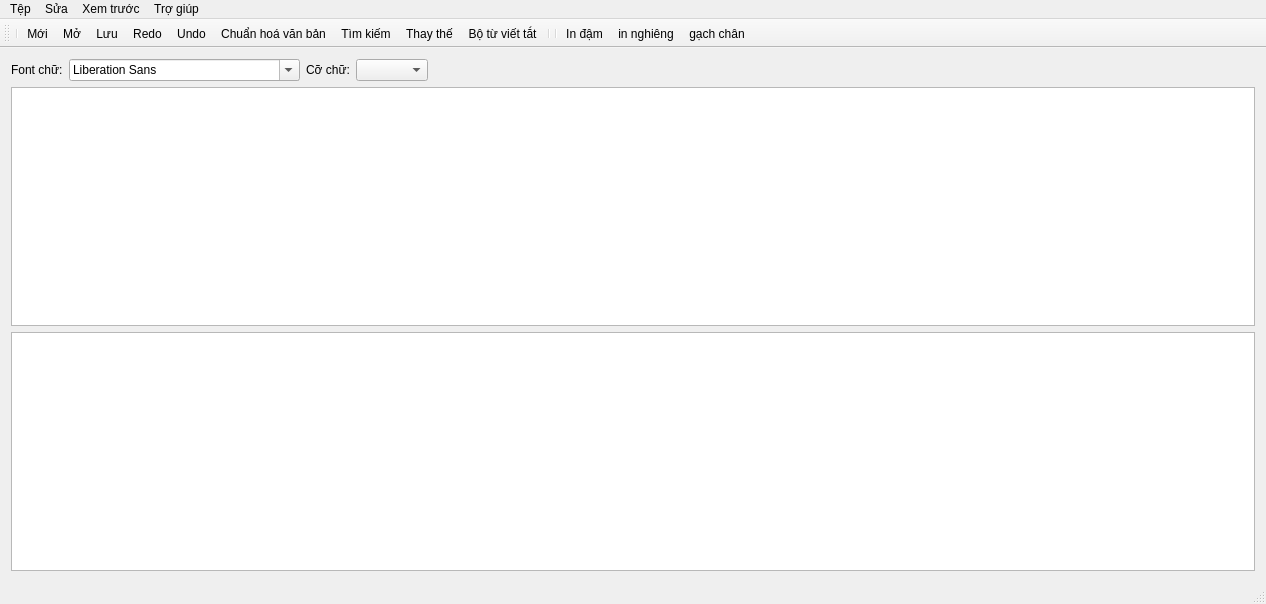
<?xml version="1.0" encoding="UTF-8"?>
<ui version="4.0">
 <class>MainWindow</class>
 <widget class="QMainWindow" name="MainWindow">
  <property name="geometry">
   <rect>
    <x>0</x>
    <y>0</y>
    <width>1266</width>
    <height>604</height>
   </rect>
  </property>
  <property name="windowTitle">
   <string>MainWindow</string>
  </property>
  <property name="windowIcon">
   <iconset resource="res.qrc">
    <normaloff>:/Image/Icon/man_brown.png</normaloff>:/Image/Icon/man_brown.png</iconset>
  </property>
  <widget class="QWidget" name="centralWidget">
   <layout class="QVBoxLayout" name="verticalLayout">
    <item>
     <layout class="QHBoxLayout" name="horizontalLayout">
      <item>
       <widget class="QLabel" name="label">
        <property name="text">
         <string>Font chữ:</string>
        </property>
       </widget>
      </item>
      <item>
       <widget class="QFontComboBox" name="fontComboBox"/>
      </item>
      <item>
       <widget class="QLabel" name="label_2">
        <property name="text">
         <string>Cỡ chữ:</string>
        </property>
       </widget>
      </item>
      <item>
       <widget class="QComboBox" name="comboBoxFont"/>
      </item>
      <item>
       <spacer name="horizontalSpacer">
        <property name="orientation">
         <enum>Qt::Horizontal</enum>
        </property>
        <property name="sizeHint" stdset="0">
         <size>
          <width>40</width>
          <height>20</height>
         </size>
        </property>
       </spacer>
      </item>
      <item>
       <spacer name="horizontalSpacer_2">
        <property name="orientation">
         <enum>Qt::Horizontal</enum>
        </property>
        <property name="sizeHint" stdset="0">
         <size>
          <width>40</width>
          <height>20</height>
         </size>
        </property>
       </spacer>
      </item>
     </layout>
    </item>
    <item>
     <widget class="QTextEdit" name="textEdit">
      <property name="font">
       <font>
        <pointsize>10</pointsize>
       </font>
      </property>
     </widget>
    </item>
    <item>
     <widget class="QTextBrowser" name="textBrowser">
      <property name="font">
       <font>
        <pointsize>10</pointsize>
       </font>
      </property>
     </widget>
    </item>
   </layout>
  </widget>
  <widget class="QMenuBar" name="menuBar">
   <property name="geometry">
    <rect>
     <x>0</x>
     <y>0</y>
     <width>1266</width>
     <height>26</height>
    </rect>
   </property>
   <widget class="QMenu" name="menuT_p">
    <property name="title">
     <string>Tệp</string>
    </property>
    <addaction name="actionNew"/>
    <addaction name="actionOpen"/>
    <addaction name="actionSave"/>
    <addaction name="separator"/>
    <addaction name="actionIn"/>
    <addaction name="actionL_u_d_i_d_ng_PDF"/>
    <addaction name="actionSetting"/>
    <addaction name="actionExit"/>
   </widget>
   <widget class="QMenu" name="menuS_a">
    <property name="title">
     <string>Sửa</string>
    </property>
    <addaction name="actionChuanHoaVanBan"/>
    <addaction name="actionFind"/>
    <addaction name="actionReplace"/>
    <addaction name="separator"/>
    <addaction name="actionUndo"/>
    <addaction name="actionRedo"/>
    <addaction name="actionB"/>
    <addaction name="actionIn_nghi_ng"/>
    <addaction name="actionG_ch_ch_n"/>
   </widget>
   <widget class="QMenu" name="menuXem_tr_c">
    <property name="title">
     <string>Xem trước</string>
    </property>
    <addaction name="actionVanBanSauChinhSua"/>
    <addaction name="actionBoTuVietTat"/>
   </widget>
   <widget class="QMenu" name="menuTr_gi_p">
    <property name="title">
     <string>Trợ giúp</string>
    </property>
    <addaction name="actionVersion"/>
    <addaction name="actionAboutProject"/>
    <addaction name="actioWork"/>
    <addaction name="actionAbouUs"/>
   </widget>
   <addaction name="menuT_p"/>
   <addaction name="menuS_a"/>
   <addaction name="menuXem_tr_c"/>
   <addaction name="menuTr_gi_p"/>
  </widget>
  <widget class="QToolBar" name="mainToolBar">
   <attribute name="toolBarArea">
    <enum>TopToolBarArea</enum>
   </attribute>
   <attribute name="toolBarBreak">
    <bool>false</bool>
   </attribute>
   <addaction name="separator"/>
   <addaction name="actionNew"/>
   <addaction name="actionOpen"/>
   <addaction name="actionSave"/>
   <addaction name="actionRedo"/>
   <addaction name="actionUndo"/>
   <addaction name="actionChuanHoaVanBan"/>
   <addaction name="actionFind"/>
   <addaction name="actionReplace"/>
   <addaction name="actionBoTuVietTat"/>
   <addaction name="separator"/>
   <addaction name="separator"/>
   <addaction name="actionB"/>
   <addaction name="actionIn_nghi_ng"/>
   <addaction name="actionG_ch_ch_n"/>
  </widget>
  <widget class="QStatusBar" name="statusBar"/>
  <action name="actionNew">
   <property name="icon">
    <iconset resource="res.qrc">
     <normaloff>:/Image/Icon/new.png</normaloff>:/Image/Icon/new.png</iconset>
   </property>
   <property name="text">
    <string>Mới</string>
   </property>
   <property name="toolTip">
    <string>Tạo mới file</string>
   </property>
  </action>
  <action name="actionOpen">
   <property name="icon">
    <iconset resource="res.qrc">
     <normaloff>:/Image/Icon/open.png</normaloff>:/Image/Icon/open.png</iconset>
   </property>
   <property name="text">
    <string>Mở</string>
   </property>
   <property name="toolTip">
    <string>Mở file có sẵn</string>
   </property>
  </action>
  <action name="actionSave">
   <property name="icon">
    <iconset resource="res.qrc">
     <normaloff>:/Image/Icon/save.png</normaloff>:/Image/Icon/save.png</iconset>
   </property>
   <property name="text">
    <string>Lưu</string>
   </property>
   <property name="toolTip">
    <string>Lưu </string>
   </property>
  </action>
  <action name="actionSetting">
   <property name="icon">
    <iconset resource="res.qrc">
     <normaloff>:/Image/Icon/setting.png</normaloff>:/Image/Icon/setting.png</iconset>
   </property>
   <property name="text">
    <string>Cài đặt</string>
   </property>
  </action>
  <action name="actionExit">
   <property name="icon">
    <iconset resource="res.qrc">
     <normaloff>:/Image/Icon/exit.png</normaloff>:/Image/Icon/exit.png</iconset>
   </property>
   <property name="text">
    <string>Thoát</string>
   </property>
  </action>
  <action name="actionFind">
   <property name="icon">
    <iconset resource="res.qrc">
     <normaloff>:/Image/Icon/find.png</normaloff>:/Image/Icon/find.png</iconset>
   </property>
   <property name="text">
    <string>Tìm kiếm</string>
   </property>
  </action>
  <action name="actionReplace">
   <property name="icon">
    <iconset resource="res.qrc">
     <normaloff>:/Image/Icon/edit_find_replace.png</normaloff>:/Image/Icon/edit_find_replace.png</iconset>
   </property>
   <property name="text">
    <string>Thay thế</string>
   </property>
  </action>
  <action name="actionUndo">
   <property name="icon">
    <iconset resource="res.qrc">
     <normaloff>:/Image/Icon/undo.png</normaloff>:/Image/Icon/undo.png</iconset>
   </property>
   <property name="text">
    <string>Undo</string>
   </property>
  </action>
  <action name="actionRedo">
   <property name="icon">
    <iconset resource="res.qrc">
     <normaloff>:/Image/Icon/redo.png</normaloff>:/Image/Icon/redo.png</iconset>
   </property>
   <property name="text">
    <string>Redo</string>
   </property>
  </action>
  <action name="actionChuanHoaVanBan">
   <property name="icon">
    <iconset resource="res.qrc">
     <normaloff>:/Image/Icon/text.png</normaloff>:/Image/Icon/text.png</iconset>
   </property>
   <property name="text">
    <string>Chuẩn hoá văn bản</string>
   </property>
  </action>
  <action name="actionVanBanSauChinhSua">
   <property name="icon">
    <iconset resource="res.qrc">
     <normaloff>:/Image/Icon/graphics.png</normaloff>:/Image/Icon/graphics.png</iconset>
   </property>
   <property name="text">
    <string>Văn bản sau chỉnh sửa</string>
   </property>
  </action>
  <action name="actionVersion">
   <property name="icon">
    <iconset resource="res.qrc">
     <normaloff>:/Image/Icon/adobe_version_cue_cs3_folder.png</normaloff>:/Image/Icon/adobe_version_cue_cs3_folder.png</iconset>
   </property>
   <property name="text">
    <string>Phiên bản</string>
   </property>
  </action>
  <action name="actionAboutProject">
   <property name="icon">
    <iconset resource="res.qrc">
     <normaloff>:/Image/Icon/user.png</normaloff>:/Image/Icon/user.png</iconset>
   </property>
   <property name="text">
    <string>Về dự án VietPlus</string>
   </property>
  </action>
  <action name="actioWork">
   <property name="icon">
    <iconset resource="res.qrc">
     <normaloff>:/Image/Icon/questionmark.png</normaloff>:/Image/Icon/questionmark.png</iconset>
   </property>
   <property name="text">
    <string>Cách hoạt động của phần mềm</string>
   </property>
  </action>
  <action name="actionAbouUs">
   <property name="icon">
    <iconset resource="res.qrc">
     <normaloff>:/Image/Icon/mainwindow.png</normaloff>:/Image/Icon/mainwindow.png</iconset>
   </property>
   <property name="text">
    <string>About 57TH1's Team</string>
   </property>
  </action>
  <action name="actionBoTuVietTat">
   <property name="icon">
    <iconset resource="res.qrc">
     <normaloff>:/Image/Icon/document_save_as.png</normaloff>:/Image/Icon/document_save_as.png</iconset>
   </property>
   <property name="text">
    <string>Bộ từ viết tắt</string>
   </property>
  </action>
  <action name="actionL_u_d_i_d_ng_PDF">
   <property name="icon">
    <iconset resource="icon.qrc">
     <normaloff>:/icon/Icon/pdf.png</normaloff>:/icon/Icon/pdf.png</iconset>
   </property>
   <property name="text">
    <string>Lưu dưới dạng PDF</string>
   </property>
  </action>
  <action name="actionIn">
   <property name="icon">
    <iconset resource="icon.qrc">
     <normaloff>:/icon/Icon/print.png</normaloff>:/icon/Icon/print.png</iconset>
   </property>
   <property name="text">
    <string>In</string>
   </property>
  </action>
  <action name="actionB">
   <property name="enabled">
    <bool>true</bool>
   </property>
   <property name="icon">
    <iconset resource="icon.qrc">
     <normaloff>:/icon/Icon/font_bold.png</normaloff>:/icon/Icon/font_bold.png</iconset>
   </property>
   <property name="text">
    <string>In đậm</string>
   </property>
   <property name="visible">
    <bool>true</bool>
   </property>
  </action>
  <action name="actionIn_nghi_ng">
   <property name="enabled">
    <bool>true</bool>
   </property>
   <property name="icon">
    <iconset resource="icon.qrc">
     <normaloff>:/icon/Icon/text_italic.png</normaloff>:/icon/Icon/text_italic.png</iconset>
   </property>
   <property name="text">
    <string>in nghiêng</string>
   </property>
   <property name="toolTip">
    <string>In nghiêng</string>
   </property>
   <property name="visible">
    <bool>true</bool>
   </property>
  </action>
  <action name="actionG_ch_ch_n">
   <property name="enabled">
    <bool>true</bool>
   </property>
   <property name="icon">
    <iconset resource="icon.qrc">
     <normaloff>:/icon/Icon/text_under.png</normaloff>:/icon/Icon/text_under.png</iconset>
   </property>
   <property name="text">
    <string>gạch chân</string>
   </property>
   <property name="toolTip">
    <string>Gạch chân</string>
   </property>
   <property name="visible">
    <bool>true</bool>
   </property>
  </action>
 </widget>
 <layoutdefault spacing="6" margin="11"/>
 <resources>
  <include location="res.qrc"/>
  <include location="icon.qrc"/>
 </resources>
 <connections/>
</ui>
